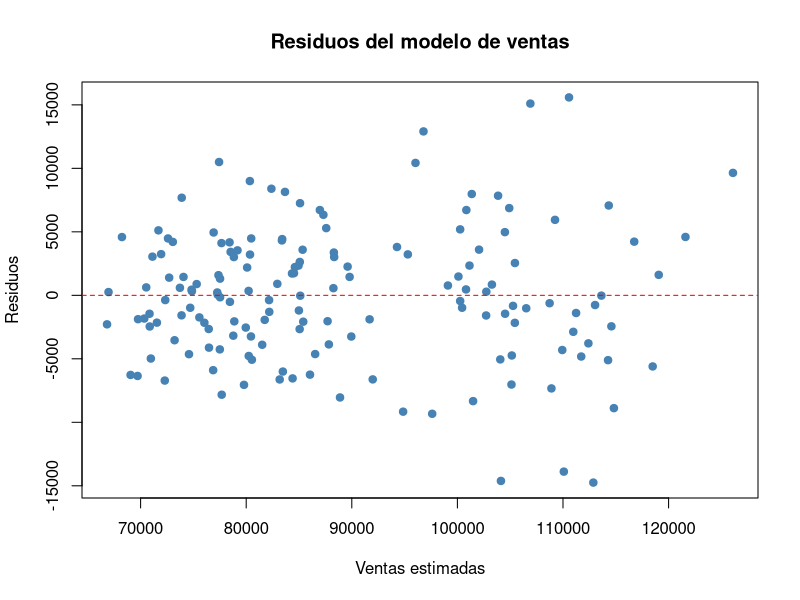

R code for this plot:

# CASO 4 - RENT CAR DATASET
# MODELOS DE REGRESION Y ESTACIONALIDAD
# Datos simulados

# 1. Cargar base de datos
rentcar <- read.csv("data/RentCar_Dataset.csv")

# 2. MODELOS PARA VENTAS

# Modelo 1: solo publicidad digital
modelo_ventas_1 <- lm(
  Ventas ~ Amazon_DSP + Search + Sponsored,
  data = rentcar
)

# Modelo 2: publicidad y variables economicas
modelo_ventas_2 <- lm(
  Ventas ~ Amazon_DSP + Search + Sponsored +
    Precio_Promedio + Indice_Demanda,
  data = rentcar
)

# Modelo 3: agregamos controles de estacionalidad
modelo_ventas_3 <- lm(
  Ventas ~ Amazon_DSP + Search + Sponsored +
    Precio_Promedio + Indice_Demanda +
    factor(Mes) + Anio,
  data = rentcar
)

# 3. MODELOS PARA ORDENES

modelo_ordenes_1 <- lm(
  Ordenes ~ Amazon_DSP + Search + Sponsored,
  data = rentcar
)

modelo_ordenes_2 <- lm(
  Ordenes ~ Amazon_DSP + Search + Sponsored +
    Precio_Promedio + Indice_Demanda,
  data = rentcar
)

modelo_ordenes_3 <- lm(
  Ordenes ~ Amazon_DSP + Search + Sponsored +
    Precio_Promedio + Indice_Demanda +
    factor(Mes) + Anio,
  data = rentcar
)

# 4. Revisar resultados
cat("\nMODELOS DE VENTAS\n")

summary(modelo_ventas_1)
summary(modelo_ventas_2)
summary(modelo_ventas_3)

cat("\nMODELOS DE ORDENES\n")

summary(modelo_ordenes_1)
summary(modelo_ordenes_2)
summary(modelo_ordenes_3)

# 5. Comparar R2 ajustado
comparacion <- data.frame(
  Modelo = c(
    "Ventas 1", "Ventas 2", "Ventas 3",
    "Ordenes 1", "Ordenes 2", "Ordenes 3"
  ),
  R2 = c(
    summary(modelo_ventas_1)$r.squared,
    summary(modelo_ventas_2)$r.squared,
    summary(modelo_ventas_3)$r.squared,
    summary(modelo_ordenes_1)$r.squared,
    summary(modelo_ordenes_2)$r.squared,
    summary(modelo_ordenes_3)$r.squared
  ),
  R2_Ajustado = c(
    summary(modelo_ventas_1)$adj.r.squared,
    summary(modelo_ventas_2)$adj.r.squared,
    summary(modelo_ventas_3)$adj.r.squared,
    summary(modelo_ordenes_1)$adj.r.squared,
    summary(modelo_ordenes_2)$adj.r.squared,
    summary(modelo_ordenes_3)$adj.r.squared
  )
)

comparacion$R2 <- round(comparacion$R2, 4)
comparacion$R2_Ajustado <- round(
  comparacion$R2_Ajustado, 4
)

print(comparacion)

# 6. Guardar resultados
dir.create("outputs", showWarnings = FALSE)

write.csv(
  comparacion,
  "outputs/Comparacion_Modelos.csv",
  row.names = FALSE
)

# Guardar resumen de regresiones
sink("outputs/Resultados_Regresiones.txt")

cat("MODELOS DE VENTAS\n\n")
print(summary(modelo_ventas_1))
print(summary(modelo_ventas_2))
print(summary(modelo_ventas_3))

cat("\nMODELOS DE ORDENES\n\n")
print(summary(modelo_ordenes_1))
print(summary(modelo_ordenes_2))
print(summary(modelo_ordenes_3))

sink()

# 7. Grafica de residuos del modelo de ventas
png(
  "outputs/06_Residuos_Ventas.png",
  width = 900,
  height = 650
)

plot(
  fitted(modelo_ventas_3),
  residuals(modelo_ventas_3),
  main = "Residuos del modelo de ventas",
  xlab = "Ventas estimadas",
  ylab = "Residuos",
  col = "steelblue",
  pch = 19
)

abline(h = 0, col = "red", lty = 2)

dev.off()

cat("\nModelos de regresion completados correctamente\n")
